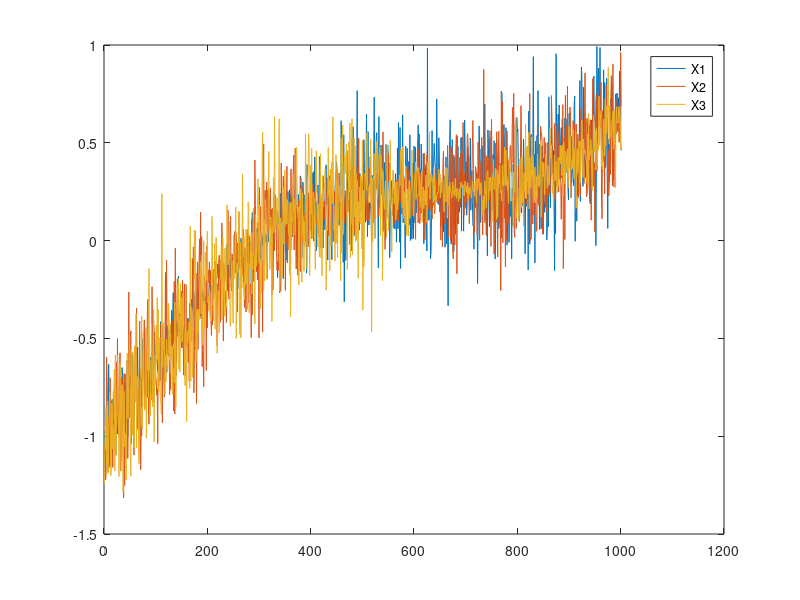

This chart was generated by the following MATLAB code: (Note: this script raises an error after producing the figure.)
clc; clear; close all;

load('Assignment_5_data.mat')

% Plot raw data
figure(1)
plot(X1,'DisplayName','X1');hold on;plot(X2,'DisplayName','X2');plot(X3,'DisplayName','X3');hold off;
legend();

% Smooth the data and plot in subplots
% !!! Pay attention to the shape! X1~(1x1001), result of smooth~(1001x1)
X1smooth = smooth(X1, 11)';
X2smooth = smooth(X2, 11)';
X3smooth = smooth(X3, 11)';
figure(2)
subplot(3,1,1)
plot(X1,'DisplayName','X1');hold on;plot(X1smooth,'DisplayName','X1smooth');
legend();
subplot(3,1,2)
plot(X2,'DisplayName','X2');hold on;plot(X2smooth,'DisplayName','X2smooth');
legend();
subplot(3,1,3)
plot(X3,'DisplayName','X3');hold on;plot(X3smooth,'DisplayName','X3smooth');
legend();

% Calculate noise
NoiseX1 = X1-X1smooth;
NoiseX2 = X2-X2smooth;
NoiseX3 = X3-X3smooth;

% load the FIS
load('asst5FIS.mat')
% Calculate standard deviation of noise: 201-300;
StdNoiseX1_201 = std(NoiseX1(201:300))
StdNoiseX2_201 = std(NoiseX2(201:300))
StdNoiseX3_201 = std(NoiseX3(201:300))
Q1Weights = evalfis(asst5FIS, [StdNoiseX1_201 StdNoiseX2_201 StdNoiseX3_201])
MeanX1_201 = mean(X1(201:300));
MeanX2_201 = mean(X2(201:300));
MeanX3_201 = mean(X3(201:300));
Xfused_201 = sum(Q1Weights .* [MeanX1_201 MeanX2_201 MeanX3_201]) / sum(Q1Weights)

% Calculate standard deviation of noise: 801-900;
StdNoiseX1_801 = std(NoiseX1(801:900))
StdNoiseX2_801 = std(NoiseX2(801:900))
StdNoiseX3_801 = std(NoiseX3(801:900))
Q2Weights = evalfis(asst5FIS, [StdNoiseX1_801 StdNoiseX2_801 StdNoiseX3_801])
MeanX1_801 = mean(X1(801:900));
MeanX2_801 = mean(X2(801:900));
MeanX3_801 = mean(X3(801:900));
Xfused_801 = sum(Q2Weights .* [MeanX1_801 MeanX2_801 MeanX3_801]) / sum(Q2Weights)
